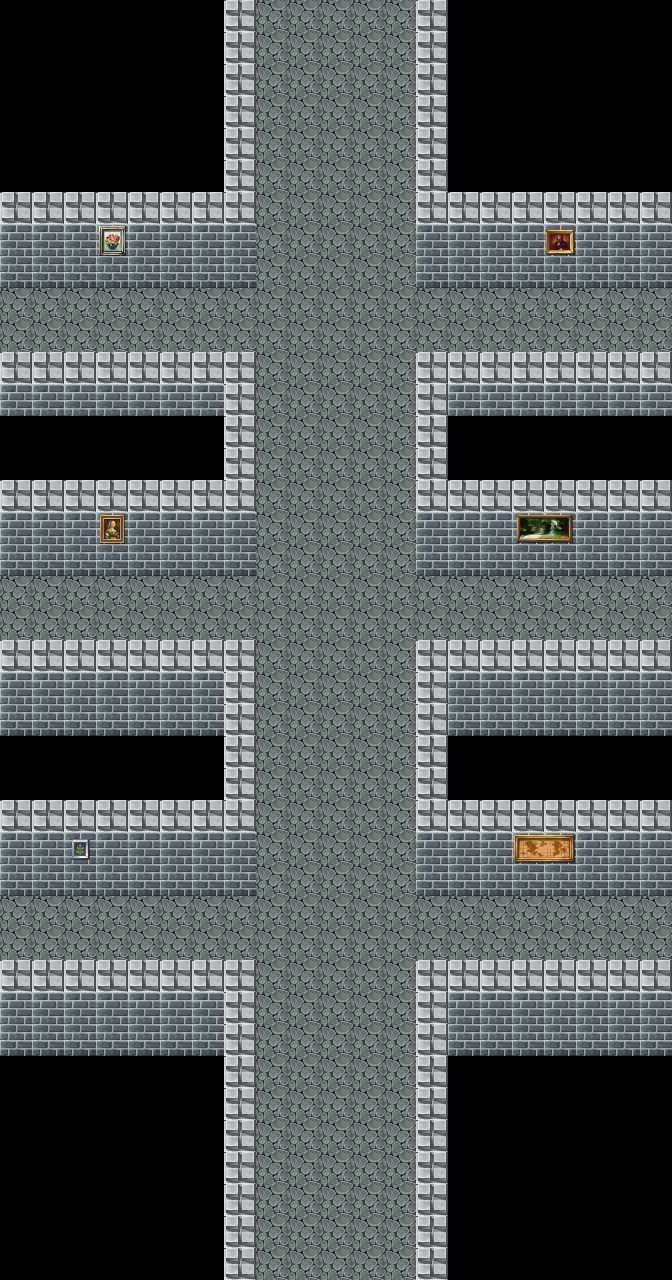

Rendered tile map (Tiled .tmx) drawn with the repository's tilesets; below, a short description and the full map source, tile grids included:
An orthogonal 21x40 tile map with 32x32 px tiles, 2 tile layers (Tile Layer 1, Tile Layer 2) and 38 objects (6x portalIn, 2x portalO, startpoint).

<map version="1.0" orientation="orthogonal" renderorder="right-down" width="21" height="40" tilewidth="32" tileheight="32" nextobjectid="51">
 <tileset firstgid="1" name="rpg_maker_telles0808" tilewidth="32" tileheight="32" tilecount="2016" columns="32">
  <image source="../Resources/rpg_maker_telles0808.png" width="1024" height="2016" />
 </tileset>
 <layer name="Tile Layer 1" width="21" height="40">
  <data encoding="csv">
9,9,9,9,9,9,9,27,80,80,80,80,80,27,9,9,9,9,9,9,9,
9,9,9,9,9,9,9,27,80,80,80,80,80,27,9,9,9,9,9,9,9,
9,9,9,9,9,9,9,27,80,80,80,80,80,27,9,9,9,9,9,9,9,
9,9,9,9,9,9,9,27,80,80,80,80,80,27,9,9,9,9,9,9,9,
9,9,9,9,9,9,9,27,80,80,80,80,80,27,9,9,9,9,9,9,9,
9,9,9,9,9,9,9,27,80,80,80,80,80,27,9,9,9,9,9,9,9,
27,27,27,27,27,27,27,27,80,80,80,80,80,27,27,27,27,27,27,27,27,
123,123,123,123,123,123,123,123,80,80,80,80,80,123,123,123,123,123,123,123,123,
155,155,155,155,155,155,155,155,80,80,80,80,80,155,155,155,155,155,155,155,155,
80,80,80,80,80,80,80,80,80,80,80,80,80,80,80,80,80,80,80,80,80,
80,80,80,80,80,80,80,80,80,80,80,80,80,80,80,80,80,80,80,80,80,
27,27,27,27,27,27,27,27,80,80,80,80,80,27,27,27,27,27,27,27,27,
123,123,123,123,123,123,123,27,80,80,80,80,80,27,123,123,123,123,123,123,123,
9,9,9,9,9,9,9,27,80,80,80,80,80,27,9,9,9,9,9,9,9,
9,9,9,9,9,9,9,27,80,80,80,80,80,27,9,9,9,9,9,9,9,
27,27,27,27,27,27,27,27,80,80,80,80,80,27,27,27,27,27,27,27,27,
123,123,123,123,123,123,123,123,80,80,80,80,80,123,123,123,123,123,123,123,123,
155,155,155,155,155,155,155,155,80,80,80,80,80,155,155,155,155,155,155,155,155,
80,80,80,80,80,80,80,80,80,80,80,80,80,80,80,80,80,80,80,80,80,
80,80,80,80,80,80,80,80,80,80,80,80,80,80,80,80,80,80,80,80,80,
27,27,27,27,27,27,27,27,80,80,80,80,80,27,27,27,27,27,27,27,27,
123,123,123,123,123,123,123,27,80,80,80,80,80,27,123,123,123,123,123,123,123,
155,155,155,155,155,155,155,27,80,80,80,80,80,27,155,155,155,155,155,155,155,
9,9,9,9,9,9,9,27,80,80,80,80,80,27,9,9,9,9,9,9,9,
9,9,9,9,9,9,9,27,80,80,80,80,80,27,9,9,9,9,9,9,9,
27,27,27,27,27,27,27,27,80,80,80,80,80,27,27,27,27,27,27,27,27,
123,123,123,123,123,123,123,123,80,80,80,80,80,123,123,123,123,123,123,123,123,
155,155,155,155,155,155,155,155,80,80,80,80,80,155,155,155,155,155,155,155,155,
80,80,80,80,80,80,80,80,80,80,80,80,80,80,80,80,80,80,80,80,80,
80,80,80,80,80,80,80,80,80,80,80,80,80,80,80,80,80,80,80,80,80,
27,27,27,27,27,27,27,27,80,80,80,80,80,27,27,27,27,27,27,27,27,
123,123,123,123,123,123,123,27,80,80,80,80,80,27,123,123,123,123,123,123,123,
155,155,155,155,155,155,155,27,80,80,80,80,80,27,155,155,155,155,155,155,155,
9,9,9,9,9,9,9,27,80,80,80,80,80,27,9,9,9,9,9,9,9,
9,9,9,9,9,9,9,27,80,80,80,80,80,27,9,9,9,9,9,9,9,
9,9,9,9,9,9,9,27,80,80,80,80,80,27,9,9,9,9,9,9,9,
9,9,9,9,9,9,9,27,80,80,80,80,80,27,9,9,9,9,9,9,9,
9,9,9,9,9,9,9,27,80,80,80,80,80,27,9,9,9,9,9,9,9,
9,9,9,9,9,9,9,27,80,80,80,80,80,27,9,9,9,9,9,9,9,
9,9,9,9,9,9,9,27,80,80,80,80,80,27,9,9,9,9,9,9,9
</data>
 </layer>
 <objectgroup name="Object Layer 1" visible="0">
  <object id="1" x="223" y="2" width="32" height="254" />
  <object id="2" x="2" y="193" width="252" height="62" />
  <object id="3" x="416" y="1" width="36" height="254" />
  <object id="4" x="417" y="193" width="256" height="63" />
  <object id="5" x="2" y="353" width="250" height="57" />
  <object id="6" x="416" y="354" width="258" height="57" />
  <object id="7" x="418" y="353" width="268" height="7" />
  <object id="8" x="223" y="355" width="34" height="186" />
  <object id="9" x="1" y="480" width="255" height="63" />
  <object id="12" x="417" y="353" width="32" height="191" />
  <object id="13" x="419" y="479" width="271" height="65" />
  <object id="15" x="-9" y="640" width="263" height="58" />
  <object id="17" x="417" y="641" width="309" height="56" />
  <object id="18" x="224" y="639" width="31" height="222" />
  <object id="19" x="-9" y="800" width="266" height="59" />
  <object id="24" x="418" y="642" width="27" height="222" />
  <object id="25" x="417" y="797" width="264" height="69" />
  <object id="26" x="417" y="962" width="259" height="318" />
  <object id="27" x="1" y="964" width="252" height="316" />
  <object id="28" name="portalO" type="portalO" x="262" y="1269" width="148" height="22" />
  <object id="29" name="startpoint" type="startpoint" x="321" y="1217" width="15" height="15" />
  <object id="33" name="portal1" type="portalIn" x="666" y="857" width="32" height="132" />
  <object id="34" name="portal2" type="portalIn" x="-9" y="852" width="15" height="158" />
  <object id="35" name="portal3" type="portalIn" x="665" y="528" width="33" height="125" />
  <object id="36" name="portal4" type="portalIn" x="-10" y="522" width="14" height="119" />
  <object id="37" name="portal5" type="portalIn" x="664" y="241" width="27" height="125" />
  <object id="38" name="portal6" type="portalIn" x="-11" y="242" width="20" height="127" />
  <object id="39" x="415" y="355" width="257" height="216" />
  <object id="41" x="0" y="351" width="255" height="226" />
  <object id="42" x="1" y="642" width="250" height="247" />
  <object id="43" x="416" y="643" width="277" height="244" />
  <object id="44" x="5" y="888" width="252" height="7" />
  <object id="45" x="249" y="854" width="7" height="43" />
  <object id="46" x="417" y="886" width="272" height="10" />
  <object id="47" x="415" y="192" width="269" height="96" />
  <object id="48" x="-46" y="199" width="301" height="88" />
  <object id="49" x="416" y="481" width="295" height="98" />
  <object id="50" name="portalO" type="portalO" x="226" y="2" width="233" height="18" />
 </objectgroup>
 <layer name="Tile Layer 2" width="21" height="40">
  <data encoding="csv">
0,0,0,0,0,0,0,0,0,0,0,0,0,0,0,0,0,0,0,0,0,
0,0,0,0,0,0,0,0,0,0,0,0,0,0,0,0,0,0,0,0,0,
0,0,0,0,0,0,0,0,0,0,0,0,0,0,0,0,0,0,0,0,0,
0,0,0,0,0,0,0,0,0,0,0,0,0,0,0,0,0,0,0,0,0,
0,0,0,0,0,0,0,0,0,0,0,0,0,0,0,0,0,0,0,0,0,
0,0,0,0,0,0,0,0,0,0,0,0,0,0,0,0,0,0,0,0,0,
0,0,0,0,0,0,0,0,0,0,0,0,0,0,0,0,0,0,0,0,0,
0,0,0,1787,0,0,0,0,0,0,0,0,0,0,0,0,0,1785,0,0,0,
0,0,0,0,0,0,0,0,0,0,0,0,0,0,0,0,0,0,0,0,0,
0,0,0,0,0,0,0,0,0,0,0,0,0,0,0,0,0,0,0,0,0,
0,0,0,0,0,0,0,0,0,0,0,0,0,0,0,0,0,0,0,0,0,
0,0,0,0,0,0,0,0,0,0,0,0,0,0,0,0,0,0,0,0,0,
0,0,0,0,0,0,0,0,0,0,0,0,0,0,0,0,0,0,0,0,0,
0,0,0,0,0,0,0,0,0,0,0,0,0,0,0,0,0,0,0,0,0,
0,0,0,0,0,0,0,0,0,0,0,0,0,0,0,0,0,0,0,0,0,
0,0,0,0,0,0,0,0,0,0,0,0,0,0,0,0,0,0,0,0,0,
0,0,0,1786,0,0,0,0,0,0,0,0,0,0,0,0,1755,1756,0,0,0,
0,0,0,0,0,0,0,0,0,0,0,0,0,0,0,0,0,0,0,0,0,
0,0,0,0,0,0,0,0,0,0,0,0,0,0,0,0,0,0,0,0,0,
0,0,0,0,0,0,0,0,0,0,0,0,0,0,0,0,0,0,0,0,0,
0,0,0,0,0,0,0,0,0,0,0,0,0,0,0,0,0,0,0,0,0,
0,0,0,0,0,0,0,0,0,0,0,0,0,0,0,0,0,0,0,0,0,
0,0,0,0,0,0,0,0,0,0,0,0,0,0,0,0,0,0,0,0,0,
0,0,0,0,0,0,0,0,0,0,0,0,0,0,0,0,0,0,0,0,0,
0,0,0,0,0,0,0,0,0,0,0,0,0,0,0,0,0,0,0,0,0,
0,0,0,0,0,0,0,0,0,0,0,0,0,0,0,0,0,0,0,0,0,
0,0,1757,0,0,0,0,0,0,0,0,0,0,0,0,0,1753,1754,0,0,0,
0,0,0,0,0,0,0,0,0,0,0,0,0,0,0,0,0,0,0,0,0,
0,0,0,0,0,0,0,0,0,0,0,0,0,0,0,0,0,0,0,0,0,
0,0,0,0,0,0,0,0,0,0,0,0,0,0,0,0,0,0,0,0,0,
0,0,0,0,0,0,0,0,0,0,0,0,0,0,0,0,0,0,0,0,0,
0,0,0,0,0,0,0,0,0,0,0,0,0,0,0,0,0,0,0,0,0,
0,0,0,0,0,0,0,0,0,0,0,0,0,0,0,0,0,0,0,0,0,
0,0,0,0,0,0,0,0,0,0,0,0,0,0,0,0,0,0,0,0,0,
0,0,0,0,0,0,0,0,0,0,0,0,0,0,0,0,0,0,0,0,0,
0,0,0,0,0,0,0,0,0,0,0,0,0,0,0,0,0,0,0,0,0,
0,0,0,0,0,0,0,0,0,0,0,0,0,0,0,0,0,0,0,0,0,
0,0,0,0,0,0,0,0,0,0,0,0,0,0,0,0,0,0,0,0,0,
0,0,0,0,0,0,0,0,0,0,0,0,0,0,0,0,0,0,0,0,0,
0,0,0,0,0,0,0,0,0,0,0,0,0,0,0,0,0,0,0,0,0
</data>
 </layer>
</map>
